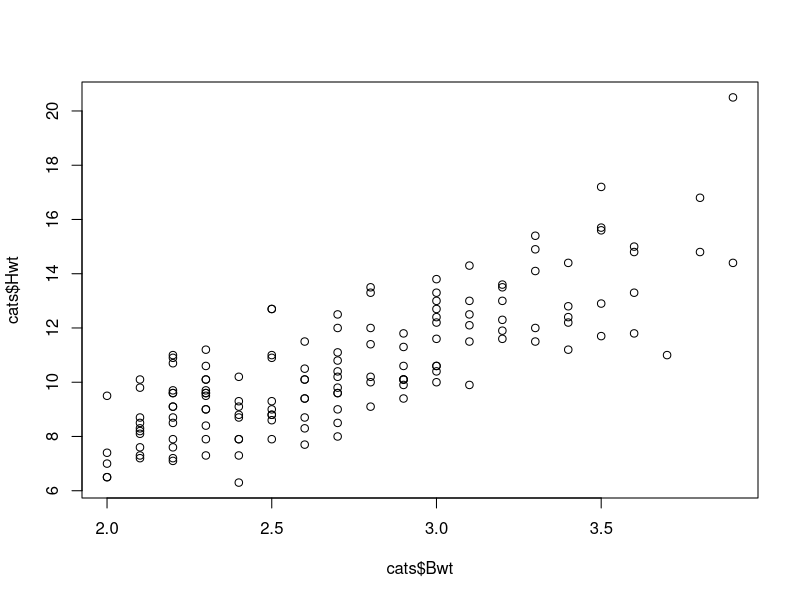
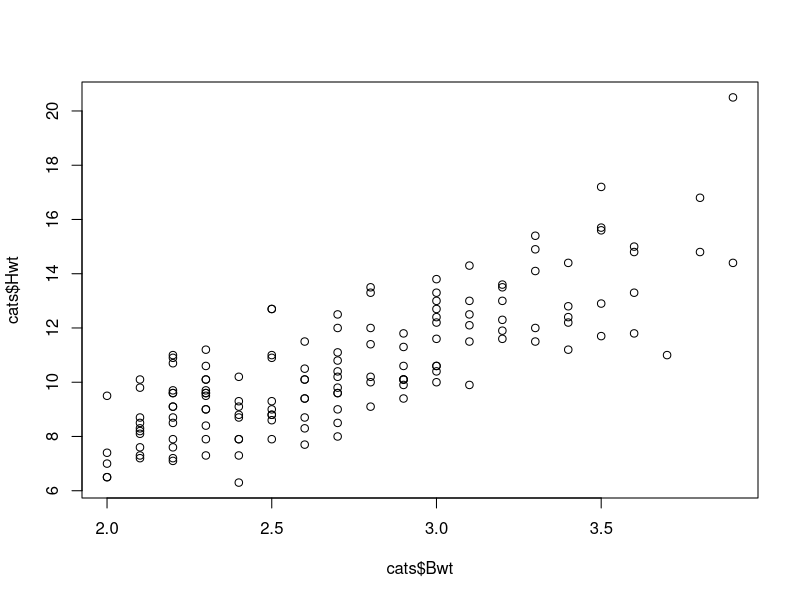
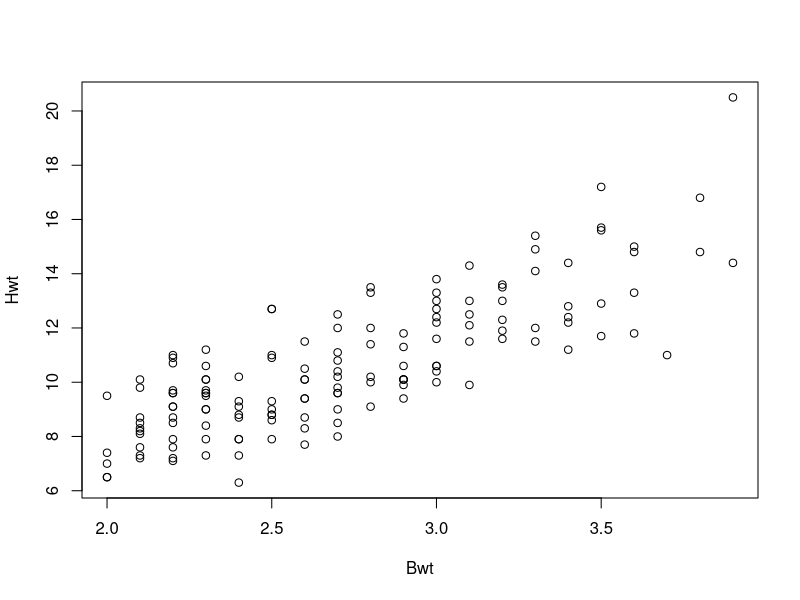
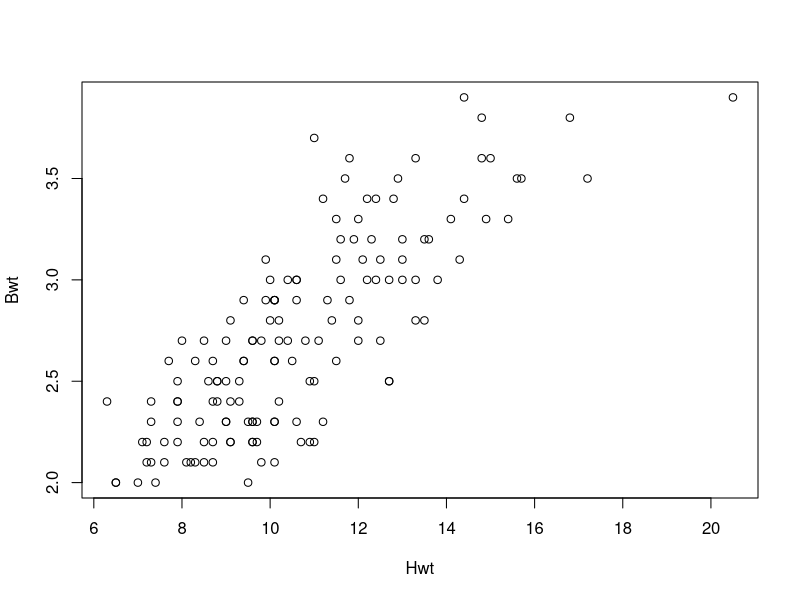
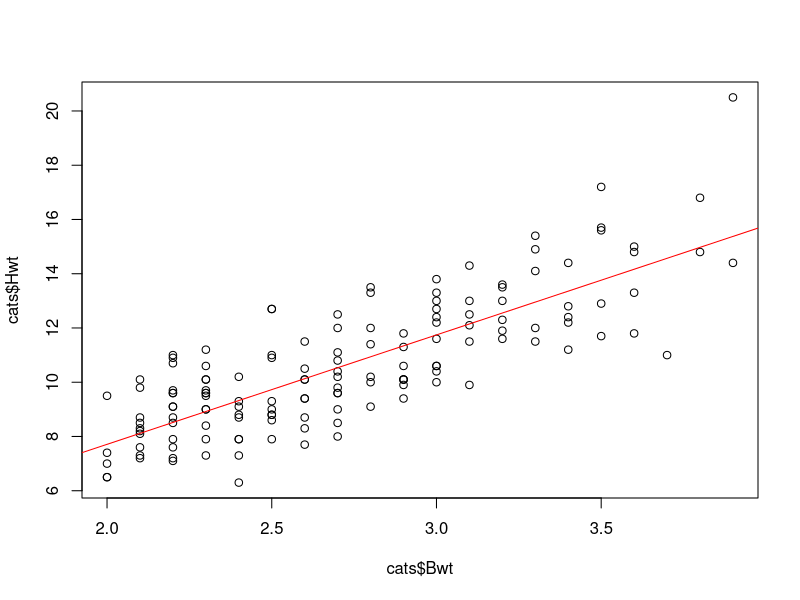
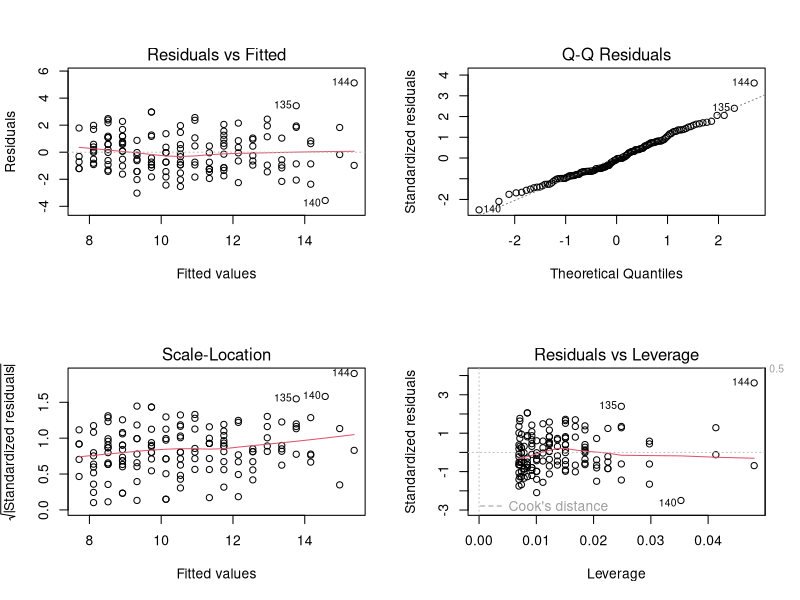
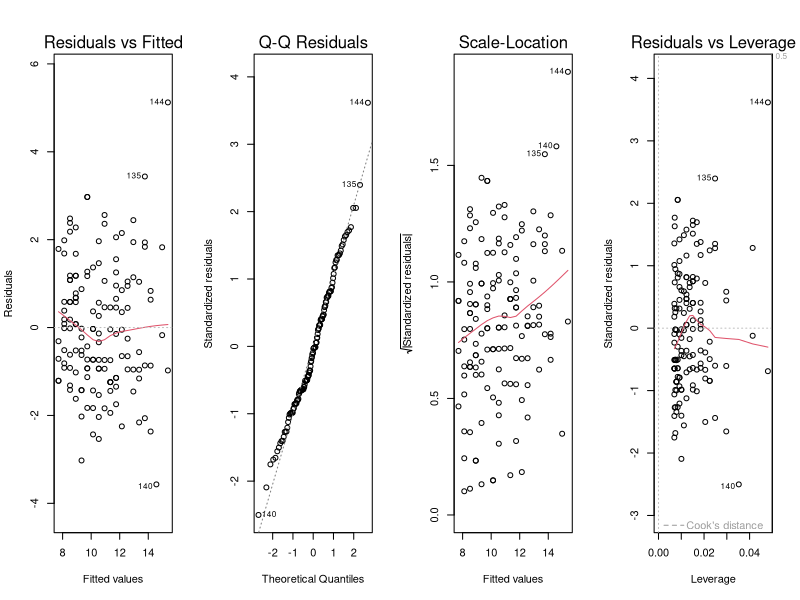
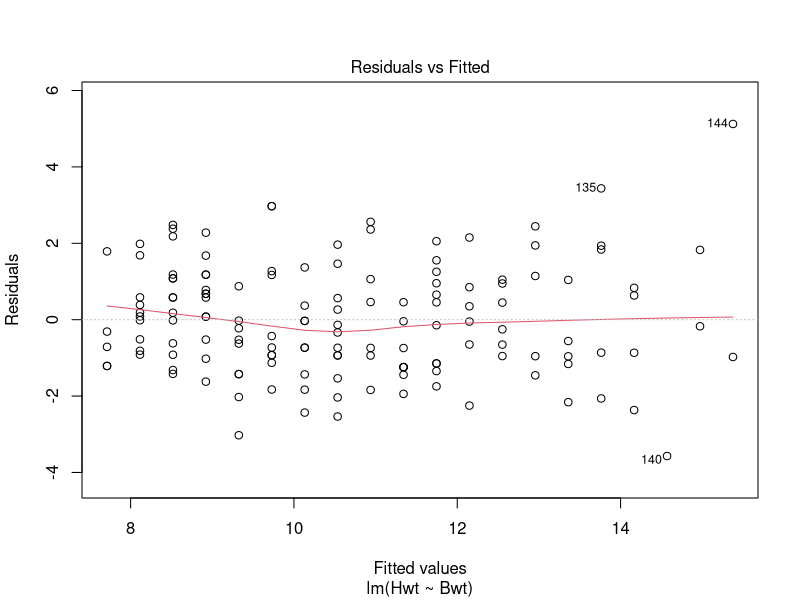

These charts were generated, in order, by the following R code:
## ---- chunk 1
library(MASS)
data(cats)
## ---- chunk 2
head(cats)
str(cats)
plot(cats$Bwt, cats$Hwt)
plot(cats$Hwt ~ cats$Bwt)
plot(Hwt ~ Bwt, data = cats)
plot(Bwt ~ Hwt, data = cats)
## ---- chunk 3
cor(cats$Bwt, cats$Hwt)
## ---- chunk 4
cor.test(cats$Bwt, cats$Hwt)
## ---- chunk 5
cor.test(cats$Hwt, cats$Bwt)
## ---- chunk 6
mod <- lm(Hwt ~ Bwt, data=cats)
summary(mod)
## ---- chunk 7
plot(cats$Bwt, cats$Hwt)
abline(coef(mod), col="red")
## ---- chunk 8
par(mfrow=c(2,2))
plot(mod)

par(mfrow=c(1,4))
plot(mod)

par(mfrow=c(1,1))
plot(mod)
